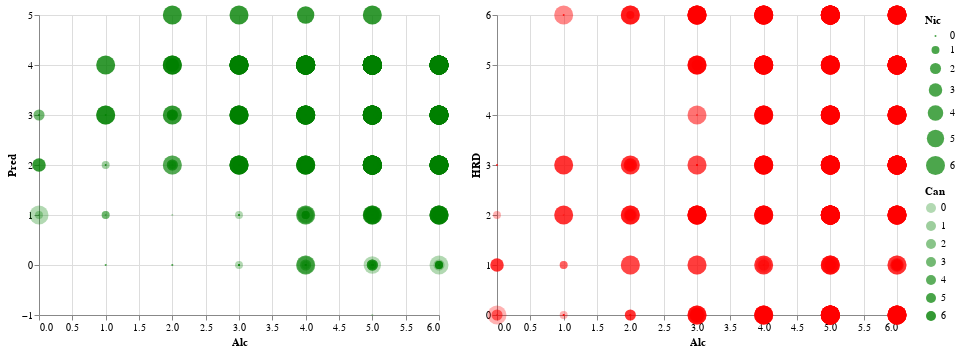

Here is the notebook cell this chart was saved with:
### Markdown cell above
Since we have classified the usage of hard drugs only on integer values, we can more accurately see how well our regression is performing based on rounding the values

### Code cell
from sklearn.metrics import r2_score
reg_results["Pred"] = np.round(reg.predict(X_test)).astype(int)
scatter_pred = alt.Chart(reg_results).mark_circle().encode(
    x="Alc",
    y="Pred",
    opacity="Can:Q",
    color=alt.value("green"),
    size="Nic:Q"
)
print(reg_results)
truths = reg_results["Pred"] == reg_results["HRD"]
score = sum(truths)/len(reg_results)
print(score)
print(r2_score(reg_results["HRD"], reg_results["Pred"]))
alt.hconcat(scatter_pred, scatter_true)

### Figure 1 — Vega-Lite specification as saved in the notebook (floating-point values rounded to 4 significant figures; data arrays with more than 128 entries replaced by an {"elided": "..."} marker saying what was removed)
{"config": {"view": {"continuousWidth": 400, "continuousHeight": 300}}, "hconcat": [{"mark": "circle", "encoding": {"color": {"value": "green"}, "opacity": {"field": "Can", "type": "quantitative"}, "size": {"field": "Nic", "type": "quantitative"}, "x": {"field": "Alc", "type": "quantitative"}, "y": {"field": "Pred", "type": "quantitative"}}}, {"mark": "circle", "encoding": {"color": {"value": "red"}, "opacity": {"field": "Can", "type": "quantitative"}, "size": {"field": "Nic", "type": "quantitative"}, "x": {"field": "Alc", "type": "quantitative"}, "y": {"field": "HRD", "type": "quantitative"}}}], "data": {"name": "data-e0715088fcddc246a830d54fa3fbe76a"}, "$schema": "https://vega.github.io/schema/vega-lite/v4.17.0.json", "datasets": {"data-e0715088fcddc246a830d54fa3fbe76a": {"elided": "566 records"}}}
